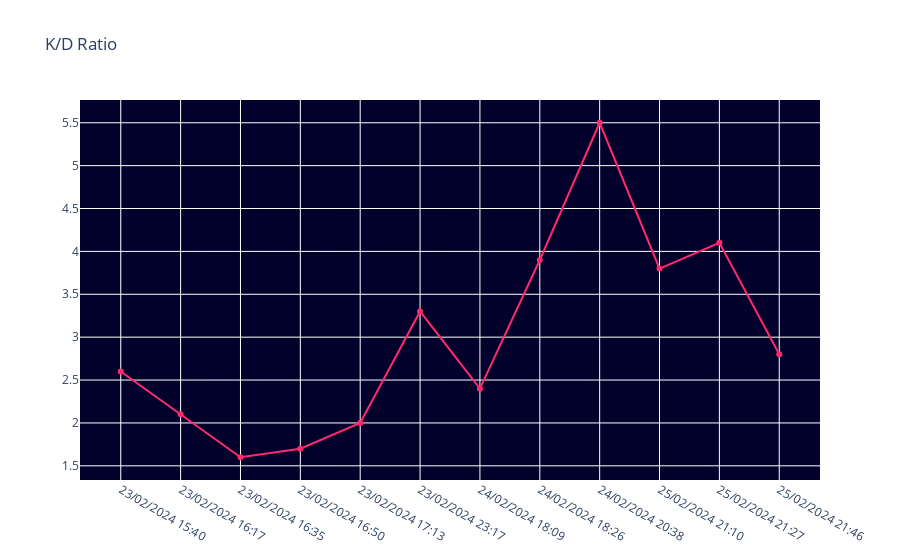

Notebook code cell kept with this figure:
### Code cell
fig = go.Figure()
fig.add_trace(go.Scatter(x=records_df['Date time'], y=records_df['K/D Ratio'], mode='lines+markers', name='K/D Ratio', line=dict(color='#FF2A6D')))
fig.update_layout(title='K/D Ratio', hovermode='x', plot_bgcolor='#01012B')

### Figure 1 — Plotly figure (JSON) as saved in the notebook; plotly's stock layout.template omitted (floating-point values rounded to 4 significant figures)
{"data": [{"line": {"color": "#FF2A6D"}, "mode": "lines+markers", "name": "K/D Ratio", "type": "scatter", "x": ["23/02/2024 15:40", "23/02/2024 16:17", "23/02/2024 16:35", "23/02/2024 16:50", "23/02/2024 17:13", "23/02/2024 23:17", "24/02/2024 18:09", "24/02/2024 18:26", "24/02/2024 20:38", "25/02/2024 21:10", "25/02/2024 21:27", "25/02/2024 21:46"], "y": [2.6, 2.1, 1.6, 1.7, 2, 3.3, 2.4, 3.9, 5.5, 3.8, 4.1, 2.8]}], "layout": {"hovermode": "x", "plot_bgcolor": "#01012B", "title": {"text": "K/D Ratio"}}}
